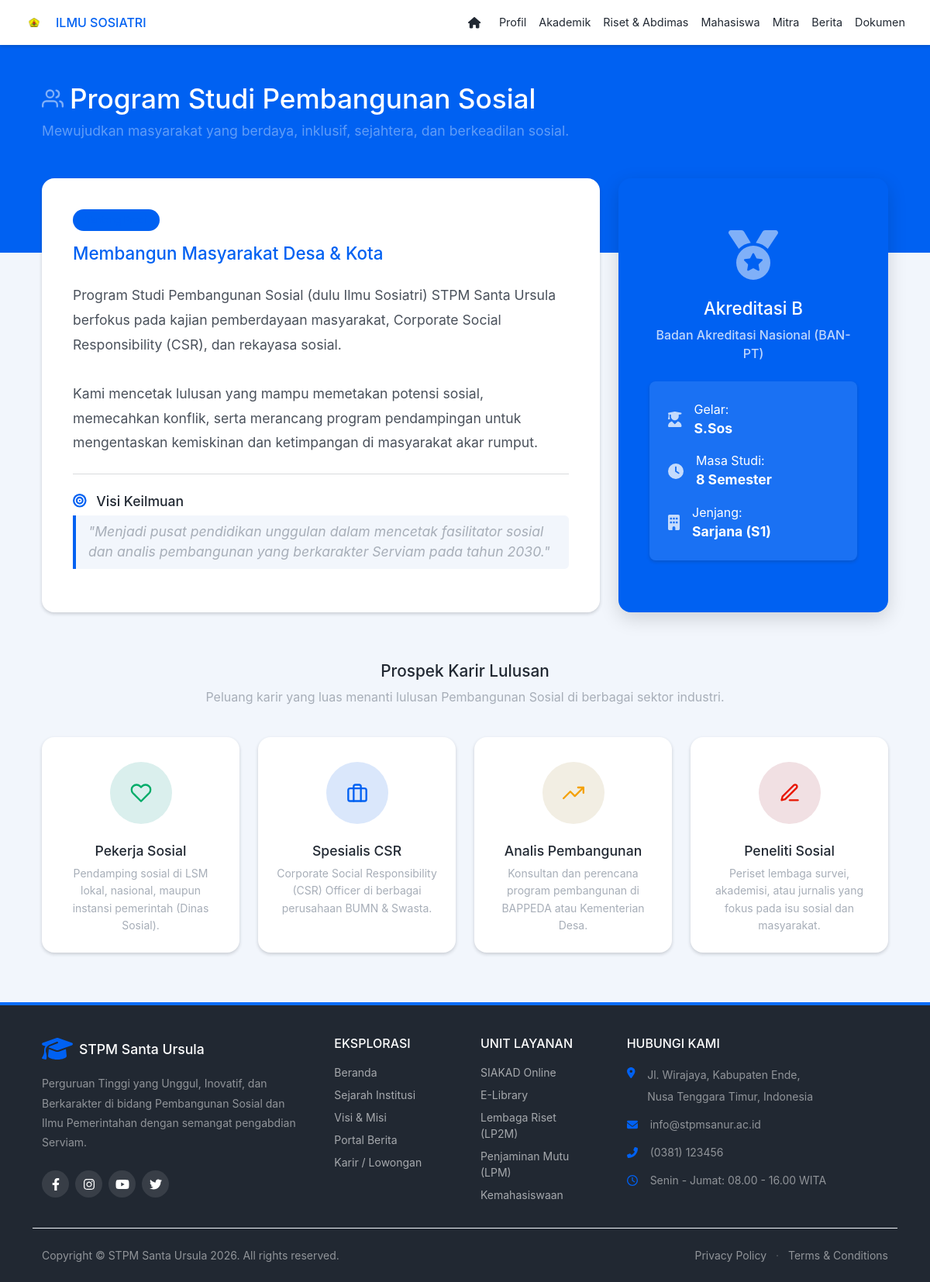
Screenshot of /index.php?module=sosiatri with the database file from the repository.
### tables this page shows
CREATE TABLE `profil_prodi` (
  `id` int(11) NOT NULL,
  `kode_prodi` varchar(50) NOT NULL,
  `nama_prodi` varchar(150) NOT NULL,
  `sub_judul` text NOT NULL,
  `judul_tentang` varchar(150) NOT NULL,
  `deskripsi_tentang` text NOT NULL,
  `visi_keilmuan` text NOT NULL,
  `akreditasi` varchar(10) NOT NULL,
  `gelar` varchar(50) NOT NULL,
  `masa_studi` varchar(50) NOT NULL,
  `jenjang` varchar(50) NOT NULL
);

CREATE TABLE `prospek_karir` (
  `id` int(11) NOT NULL,
  `kode_prodi` varchar(50) NOT NULL,
  `nama_karir` varchar(100) NOT NULL,
  `deskripsi` text NOT NULL,
  `ikon` varchar(50) DEFAULT 'briefcase',
  `warna_ikon` varchar(50) DEFAULT 'primary',
  `urutan` int(11) DEFAULT 0
);

### modul/publik/content_sos.php (the view, shortened to what this page needs)
<?php
$q_profil = $koneksi->query("SELECT * FROM profil_prodi WHERE kode_prodi='sosiatri'");
$profil = $q_profil->fetch_assoc();
$q_karir = $koneksi->query("SELECT * FROM prospek_karir WHERE kode_prodi='sosiatri' ORDER BY urutan ASC");
?>
<main>
    <header class="page-header page-header-dark bg-primary pb-10">
        <div class="container-xl px-4">
            <div class="page-header-content pt-4" data-aos="fade-down">
                <div class="row align-items-center justify-content-between">
                    <div class="col-auto mt-4">
                        <h1 class="page-header-title fw-black" style="font-size: 2.2rem;">
                            <div class="page-header-icon"><i data-feather="users"></i></div>
                            <?= htmlspecialchars($profil['nama_prodi'] ?? 'Program Studi Pembangunan Sosial (Ilmu Sosiatri)') ?>
                        </h1>
                        <div class="page-header-subtitle fs-5 mt-2 opacity-75">
                            <?= htmlspecialchars($profil['sub_judul'] ?? 'Mewujudkan masyarakat yang berdaya, inklusif, sejahtera, dan berkeadilan sosial.') ?>
                        </div>
                    </div>
                </div>
            </div>
        </div>
    </header>
    <div class="container-xl px-4 mt-n10 mb-5">
        <div class="row">
            <div class="col-lg-8 mb-4" data-aos="fade-up" data-aos-delay="100">
                <div class="card shadow-sm border-0 h-100 rounded-4">
                    <div class="card-body p-4 p-md-5">
                        <div class="badge bg-primary bg-soft text-primary rounded-pill px-3 py-2 fw-bold mb-3">Tentang Prodi</div>
                        <h2 class="text-primary fw-bold mb-4"><?= htmlspecialchars($profil['judul_tentang'] ?? 'Membangun Masyarakat Desa & Kota') ?></h2>
                        <div class="text-gray-700 mb-4" style="line-height: 1.8; font-size: 1.1rem;">
                            <?= nl2br(htmlspecialchars($profil['deskripsi_tentang'] ?? 'Deskripsi belum diatur.')) ?>
                        </div>
                        <hr class="my-4">
                        <h5 class="fw-bold text-dark"><i class="fas fa-bullseye text-primary me-2"></i> Visi Keilmuan</h5>
                        <p class="fst-italic text-muted lead px-3 py-2 border-start border-primary border-4 bg-light rounded-end">
                            <?= htmlspecialchars($profil['visi_keilmuan'] ?? 'Visi keilmuan belum diatur.') ?>
                        </p>
                    </div>
                </div>
            </div>
            <div class="col-lg-4 mb-4" data-aos="fade-left" data-aos-delay="200">
                <div class="card shadow-sm border-0 bg-primary text-white h-100 rounded-4" style="box-shadow: 0 0.5rem 1.5rem rgba(0, 0, 0, 0.15) !important;">
                    <div class="card-body p-4 p-md-5 d-flex flex-column align-items-center justify-content-center text-center">
                        <i class="fas fa-medal fa-4x mb-4 text-white-50"></i>
                        <h2 class="text-white fw-black mb-2">Akreditasi <?= htmlspecialchars($profil['akreditasi'] ?? '-') ?></h2>
                        <p class="mb-4 text-white-75 fw-bold">Badan Akreditasi Nasional (BAN-PT)</p>
                        <div class="w-100 text-start bg-white bg-opacity-10 p-4 rounded-3 shadow-sm">
                            <div class="mb-3 d-flex align-items-center"><i class="fas fa-user-graduate me-3 fa-lg opacity-75"></i> <span>Gelar:<br><strong class="fs-5"><?= htmlspecialchars($profil['gelar'] ?? '-') ?></strong></span></div>
                            <div class="mb-3 d-flex align-items-center"><i class="fas fa-clock me-3 fa-lg opacity-75"></i> <span>Masa Studi:<br><strong class="fs-5"><?= htmlspecialchars($profil['masa_studi'] ?? '-') ?></strong></span></div>
                            <div class="d-flex align-items-center"><i class="fas fa-building me-3 fa-lg opacity-75"></i> <span>Jenjang:<br><strong class="fs-5"><?= htmlspecialchars($profil['jenjang'] ?? '-') ?></strong></span></div>
                        </div>
                    </div>
                </div>
            </div>
        </div>
        <div class="text-center mt-5 mb-5" data-aos="fade-up">
            <h3 class="text-dark fw-black">Prospek Karir Lulusan</h3>
            <p class="text-muted">Peluang karir yang luas menanti lulusan Pembangunan Sosial di berbagai sektor industri.</p>
        </div>
        <div class="row gx-4">
            <?php
            if($q_karir->num_rows > 0):
                $delay = 0;
                while($karir = $q_karir->fetch_assoc()):
                    $delay += 100;
            ?>
                <div class="col-lg-3 col-md-6 mb-4" data-aos="fade-up" data-aos-delay="<?= $delay ?>">
                    <div class="card border-0 shadow-sm hover-lift h-100 rounded-4">
                        <div class="card-body text-center p-4">
                            <div class="icon-stack icon-stack-xl bg-<?= $karir['warna_ikon'] ?>-soft text-<?= $karir['warna_ikon'] ?> mb-4 mt-2 rounded-circle mx-auto">
                                <i data-feather="<?= htmlspecialchars($karir['ikon']) ?>"></i>
                            </div>
                            <h5 class="fw-bold text-dark"><?= htmlspecialchars($karir['nama_karir']) ?></h5>
                            <p class="text-muted small mb-0" style="line-height: 1.6;">
                                <?= htmlspecialchars($karir['deskripsi']) ?>
                            </p>
                        </div>
                    </div>
                </div>
            <?php
                endwhile;
            else:
            ?>
                <div class="col-12 text-center text-muted fst-italic py-4" data-aos="fade-in">Prospek karir belum ditambahkan.</div>
            <?php endif; ?>
        </div>
    </div>
</main>

### header_sos.php (style rules this page uses)
body { background-color: #f2f6fc; }

### rows the page displays
profil_prodi: nama_prodi "Program Studi Pembangunan Sosial", sub_judul "Mewujudkan masyarakat yang berdaya, inklusif, sejahtera, dan berkeadilan sosial.", judul_tentang "Membangun Masyarakat Desa & Kota", deskripsi_tentang "Program Studi Pembangunan Sosial (dulu Ilmu Sosiatri) STPM Santa Ursula berfokus pada kajian pemberdayaan masyarakat, Corporate Social Responsibility (CSR), dan rekayasa sosial. Kami mencetak lulusan yang mampu memetakan potensi sosial, memecahkan konflik, serta merancang program pendampingan untuk mengentaskan kemiskinan dan ketimpangan di masyarakat akar rumput.", visi_keilmuan "\"Menjadi pusat pendidikan unggulan dalam mencetak fasilitator sosial dan analis pembangunan yang berkarakter Serviam pada tahun 2030.\"", akreditasi "B", gelar "S.Sos", masa_studi "8 Semester", jenjang "Sarjana (S1)"
prospek_karir: nama_karir "Pekerja Sosial", deskripsi "Pendamping sosial di LSM lokal, nasional, maupun instansi pemerintah (Dinas Sosial)."
prospek_karir: nama_karir "Spesialis CSR", deskripsi "Corporate Social Responsibility (CSR) Officer di berbagai perusahaan BUMN & Swasta."
prospek_karir: nama_karir "Analis Pembangunan", deskripsi "Konsultan dan perencana program pembangunan di BAPPEDA atau Kementerian Desa."
prospek_karir: nama_karir "Peneliti Sosial", deskripsi "Periset lembaga survei, akademisi, atau jurnalis yang fokus pada isu sosial dan masyarakat."
